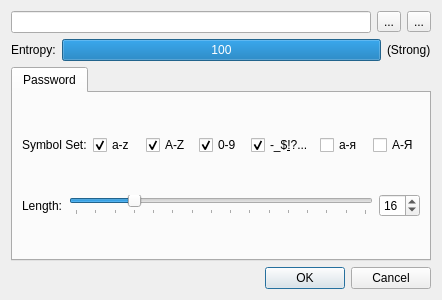
<?xml version="1.0" encoding="UTF-8"?>
<ui version="4.0">
 <class>Dialog</class>
 <widget class="QDialog" name="Dialog">
  <property name="geometry">
   <rect>
    <x>0</x>
    <y>0</y>
    <width>442</width>
    <height>300</height>
   </rect>
  </property>
  <property name="windowTitle">
   <string>Password generation...</string>
  </property>
  <layout class="QVBoxLayout" name="verticalLayout_2">
   <item>
    <layout class="QHBoxLayout" name="inputLaout">
     <item>
      <widget class="QLineEdit" name="passwordEdit"/>
     </item>
     <item>
      <widget class="QToolButton" name="regenerateButton">
       <property name="toolTip">
        <string>Regenerate password</string>
       </property>
       <property name="text">
        <string>...</string>
       </property>
       <property name="icon">
        <iconset>
         <normaloff>../icons/replay.svg</normaloff>../icons/replay.svg</iconset>
       </property>
      </widget>
     </item>
     <item>
      <widget class="QToolButton" name="copyButton">
       <property name="toolTip">
        <string>Copy password</string>
       </property>
       <property name="text">
        <string>...</string>
       </property>
       <property name="icon">
        <iconset>
         <normaloff>../icons/copy.svg</normaloff>../icons/copy.svg</iconset>
       </property>
      </widget>
     </item>
    </layout>
   </item>
   <item>
    <layout class="QHBoxLayout" name="entropyLaout">
     <item>
      <widget class="QLabel" name="entropyLabel">
       <property name="text">
        <string>Entropy:</string>
       </property>
      </widget>
     </item>
     <item>
      <widget class="QProgressBar" name="entropyLevel">
       <property name="value">
        <number>100</number>
       </property>
       <property name="format">
        <string>%p</string>
       </property>
      </widget>
     </item>
     <item>
      <widget class="QLabel" name="entropyLevelLabel">
       <property name="text">
        <string>(Strong)</string>
       </property>
      </widget>
     </item>
    </layout>
   </item>
   <item>
    <widget class="QTabWidget" name="tabWidget">
     <property name="currentIndex">
      <number>0</number>
     </property>
     <widget class="QWidget" name="passwordTab">
      <attribute name="title">
       <string>Password</string>
      </attribute>
      <layout class="QVBoxLayout" name="verticalLayout">
       <item>
        <layout class="QHBoxLayout" name="setLayout">
         <item>
          <widget class="QLabel" name="symbolLabel">
           <property name="text">
            <string>Symbol Set:</string>
           </property>
          </widget>
         </item>
         <item>
          <widget class="QCheckBox" name="enLowerCheck">
           <property name="text">
            <string>a-z</string>
           </property>
           <property name="checked">
            <bool>true</bool>
           </property>
           <attribute name="buttonGroup">
            <string notr="true">symbolPick</string>
           </attribute>
          </widget>
         </item>
         <item>
          <widget class="QCheckBox" name="enUpperCheck">
           <property name="text">
            <string>A-Z</string>
           </property>
           <property name="checked">
            <bool>true</bool>
           </property>
           <attribute name="buttonGroup">
            <string notr="true">symbolPick</string>
           </attribute>
          </widget>
         </item>
         <item>
          <widget class="QCheckBox" name="digitsCheck">
           <property name="text">
            <string>0-9</string>
           </property>
           <property name="checked">
            <bool>true</bool>
           </property>
           <attribute name="buttonGroup">
            <string notr="true">symbolPick</string>
           </attribute>
          </widget>
         </item>
         <item>
          <widget class="QCheckBox" name="specialCheck">
           <property name="text">
            <string>-_$&amp;!?...</string>
           </property>
           <property name="checked">
            <bool>true</bool>
           </property>
           <attribute name="buttonGroup">
            <string notr="true">symbolPick</string>
           </attribute>
          </widget>
         </item>
         <item>
          <widget class="QCheckBox" name="ruLowerCheck">
           <property name="text">
            <string>а-я</string>
           </property>
           <attribute name="buttonGroup">
            <string notr="true">symbolPick</string>
           </attribute>
          </widget>
         </item>
         <item>
          <widget class="QCheckBox" name="ruUpperCheck">
           <property name="text">
            <string>А-Я</string>
           </property>
           <attribute name="buttonGroup">
            <string notr="true">symbolPick</string>
           </attribute>
          </widget>
         </item>
        </layout>
       </item>
       <item>
        <layout class="QHBoxLayout" name="lengthLayout">
         <item>
          <widget class="QLabel" name="lengthLabel">
           <property name="text">
            <string>Length:</string>
           </property>
          </widget>
         </item>
         <item>
          <widget class="QSlider" name="lengthSlider">
           <property name="minimum">
            <number>4</number>
           </property>
           <property name="maximum">
            <number>64</number>
           </property>
           <property name="singleStep">
            <number>2</number>
           </property>
           <property name="pageStep">
            <number>4</number>
           </property>
           <property name="value">
            <number>16</number>
           </property>
           <property name="orientation">
            <enum>Qt::Horizontal</enum>
           </property>
           <property name="tickPosition">
            <enum>QSlider::TicksBelow</enum>
           </property>
           <property name="tickInterval">
            <number>4</number>
           </property>
          </widget>
         </item>
         <item>
          <widget class="QSpinBox" name="lengthSpin">
           <property name="minimum">
            <number>4</number>
           </property>
           <property name="maximum">
            <number>64</number>
           </property>
           <property name="value">
            <number>16</number>
           </property>
          </widget>
         </item>
        </layout>
       </item>
      </layout>
     </widget>
    </widget>
   </item>
   <item>
    <widget class="QDialogButtonBox" name="buttonBox">
     <property name="standardButtons">
      <set>QDialogButtonBox::Cancel|QDialogButtonBox::Ok</set>
     </property>
    </widget>
   </item>
  </layout>
 </widget>
 <resources/>
 <connections/>
 <buttongroups>
  <buttongroup name="symbolPick">
   <property name="exclusive">
    <bool>false</bool>
   </property>
  </buttongroup>
 </buttongroups>
</ui>
